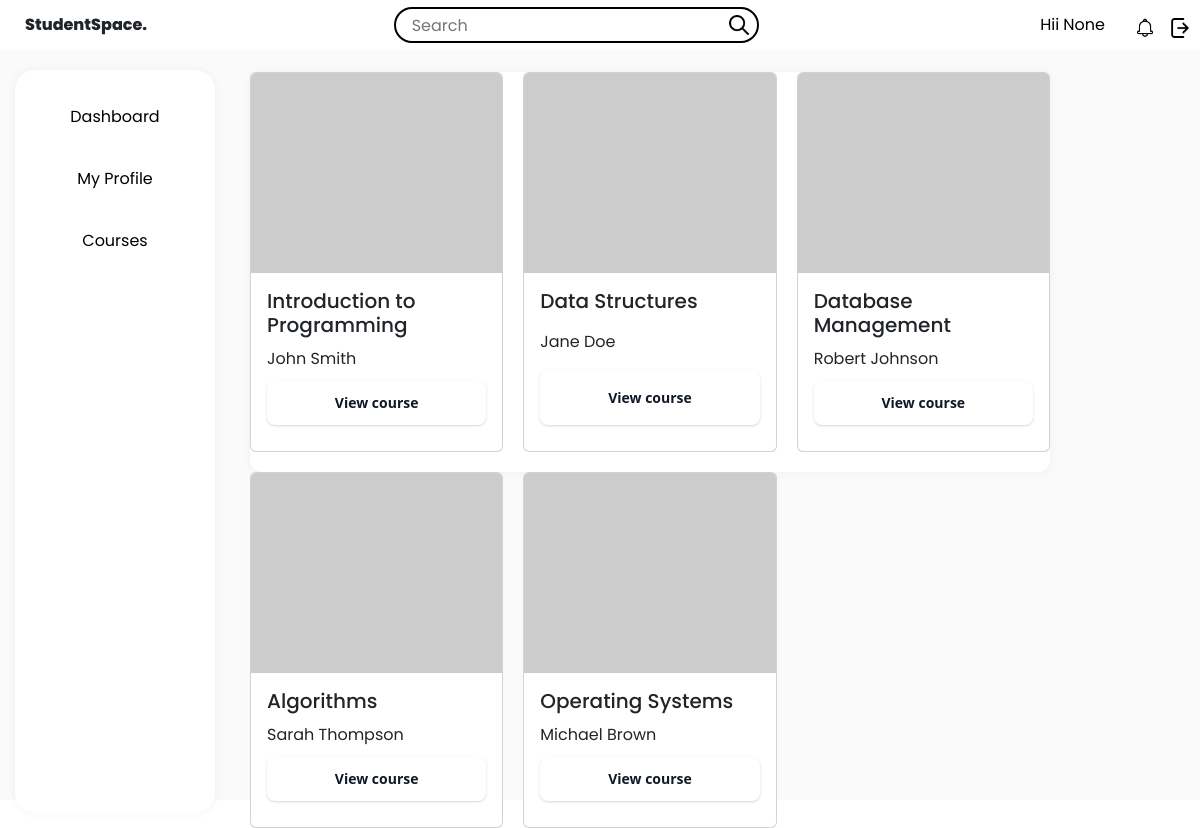
The app's page /courses, older data.
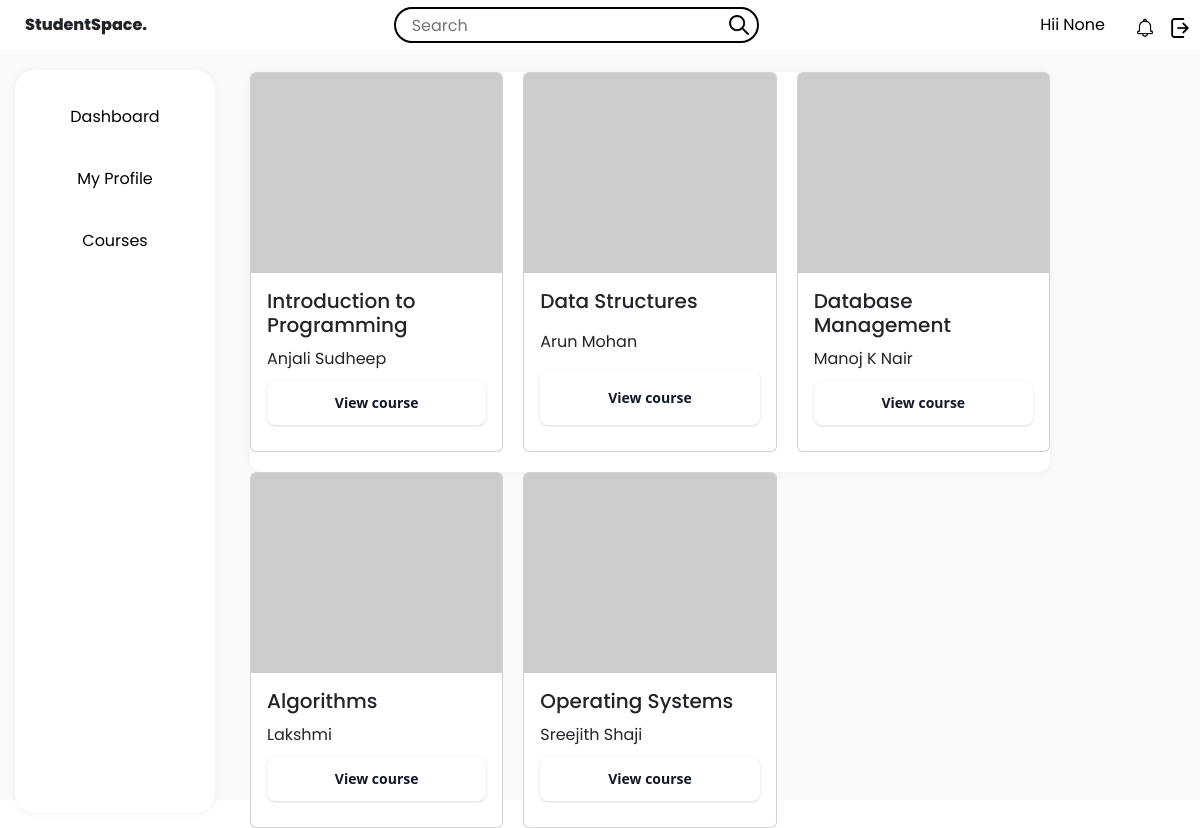
The same page, newer data.
### tables this page shows
CREATE TABLE courses (
                    course_id INTEGER PRIMARY KEY,
                    course_name TEXT,
                    instructor TEXT,
                    credits INTEGER
                );

### app.py (the view)
@app.route("/courses")
def courses():
    user_type = session.get("user_type")
    name = session.get("name")
    conn = sqlite3.connect("database.db")
    cursor = conn.cursor()
    cursor.execute("SELECT * FROM courses")
    courses_data = cursor.fetchall()
    conn.close()
    return render_template(
        "courses.html",
        courses=courses_data,
        user_type=user_type,
        name=name,
    )

### app.py (called while the page is built)
@app.context_processor
def common_icons():
    admin = "/static/assets/admin.png"
    student = "/static/assets/student.png"
    faculty = "/static/assets/faculty.png"
    search = "/static/assets/search.png"
    notification = "/static/assets/notification.png"
    settings = "/static/assets/settings.png"
    return dict(
        search=search,
        notification=notification,
        settings=settings,
        admin=admin,
        faculty=faculty,
        student=student,
    )

### templates/courses.html (shortened to what this page needs)
<!DOCTYPE html>
<html>
  <head>
    <link
      href="https://cdn.jsdelivr.net/npm/bootstrap@5.3.0/dist/css/bootstrap.min.css"
      rel="stylesheet"
    />
    <link
      rel="stylesheet"
      href="{{ url_for('static', filename='style.css') }}"
    />
    <link
      rel="stylesheet"
      href="{{ url_for('static', filename='courses-style.css') }}"
    />
  </head>
  <body>
    <div class="StudentSpace">
      <div class="header">
        <div class="left-section">StudentSpace.</div>
        <div class="middle-section">
          <input class="search-bar" type="text" placeholder="Search" />
          <img class="search-icon" src="{{search}}" />
        </div>
        <div class="right-section">
          <div class="name">
            <a href="{{ url_for('profile') }}" class="name">Hii {{name}} </a>
          </div>
          <div class="notification-icon">
            <img class="notification-icon" src="{{notification}}" />
          </div>
          <div class="settings-icon">
            <a href="{{ url_for('logout') }}"
              ><img class="settings-icon" src="{{settings}}"
            /></a>
          </div>
        </div>
      </div>
      <div class="sidebar">
        <div class="sidebar-tabs">
          <a
            href="{{ url_for('home', username=username, name=name, user_type=user_type) }}"
            >Dashboard</a
          >
        </div>
        <div class="sidebar-tabs">
          <a href="{{ url_for('profile') }}">My Profile</a>
        </div>
        <div class="sidebar-tabs">
          <a href="{{ url_for('courses') }}">Courses</a>
        </div>
      </div>
      <div class="main-section">
        <div class="main">
          {% for course in courses %}
          <div class="card">
            <img src="https://picsum.photos/200/300?random=1" class="card-img-top" alt="Fissure in Sandstone" style="height: 200px;">
            <div class="card-body">
              <h5 class="card-title">{{ course[1] }}</h5>
              <p class="card-text">{{ course[2] }}</p>
              <button class="button-38" role="button">View course</button>
            </div>
          </div>
          {% endfor %}
        </div>
      </div>
    </div>
  </body>
</html>

### static/style.css (style rules this page uses)
* { margin: 0; padding: 0; box-sizing: border-box; font-family: "Poppins", sans-serif; }
body { font-weight: 400; line-height: 1.5; font-size: 16px; }
.StudentSpace { display: flex; flex-direction: column; height: 100vh; }
.header { display: flex; align-items: center; justify-content: space-between; height: 48px; padding: 25px; }
.left-section { font-weight: 800; }
.middle-section { flex: 1; max-width: 400px; display: flex; align-items: center; }
.right-section { display: flex; align-items: center; flex-direction: row; }
.name { color: #000; text-decoration: none; }
.search-bar { flex: 1; height: 36px; padding-left: 16px; border: solid 2px black; border-radius: 48px; }
.sidebar { position: fixed; top: 70px; left: 15px; bottom: 15px; width: 200px; display: flex; flex-direction: column; align-items: center; box-shadow: 0 0 10px rgba(0, 0, 0, 0.05); border-radius: 20px; padding-top: 16px; background-color: white; }
.sidebar-tabs { height: 46px; width: 152px; border-radius: 48px; box-sizing: border-box; text-align: center; display: flex; justify-content: center; align-items: center; line-height: 40px; margin: 8px; transition: box-shadow 0.3s ease; }
.sidebar-tabs a { text-decoration: none; color: #000; }
.main-section { background-color: rgb(250, 250, 250); height: 100%; width: 100%; }
.main { margin-left: 250px; margin-top: 22px; margin-bottom: 15px; display: flex; height: 400px; flex-direction: column; border-radius: 12px; box-shadow: 0 0 10px rgba(0, 0, 0, 0.05); background-color: white; }
.search-icon, .notification-icon, .settings-icon { width: 20px; height: 20px; margin-left: 15px; }
.search-icon { position: relative; right: 45px; }

### static/courses-style.css (style rules this page uses)
.main { display: grid; grid-template-columns: repeat(auto-fit, minmax(200px, 1fr)); gap: 20px; max-width: 800px; }
.button-38 { background-color: #FFFFFF; border: 0; border-radius: .5rem; box-sizing: border-box; color: #111827; font-family: "Inter var",ui-sans-serif,system-ui,-apple-system,system-ui,"Segoe UI",Roboto,"Helvetica Neue",Arial,"Noto Sans",sans-serif,"Apple Color Emoji","Segoe UI Emoji","Segoe UI Symbol","Noto Color Emoji"; font-size: .875rem; font-weight: 600; line-height: 1.25rem; padding: .75rem 1rem; text-align: center; text-decoration: none #D1D5DB solid; text-decoration-thickness: auto; box-shadow: 0 1px 3px 0 rgba(0, 0, 0, 0.1), 0 1px 2px 0 rgba(0, 0, 0, 0.06); cursor: pointer; user-select: none; -webkit-user-select: none; touch-action: manipulation; }
.card-body { display: flex; flex-direction: column; height: 100%; justify-content: space-between; }
.card-body h5, .card-body p, .card-body button { flex: 1; margin-bottom: 10px; }

Row changes from the older to the newer data that the page shows:
changed courses "Introduction to Programming": instructor "John Smith" → "Anjali Sudheep"
changed courses "Data Structures": instructor "Jane Doe" → "Arun Mohan"
changed courses "Database Management": instructor "Robert Johnson" → "Manoj K Nair"
changed courses "Algorithms": instructor "Sarah Thompson" → "Lakshmi"
changed courses "Operating Systems": instructor "Michael Brown" → "Sreejith Shaji"
